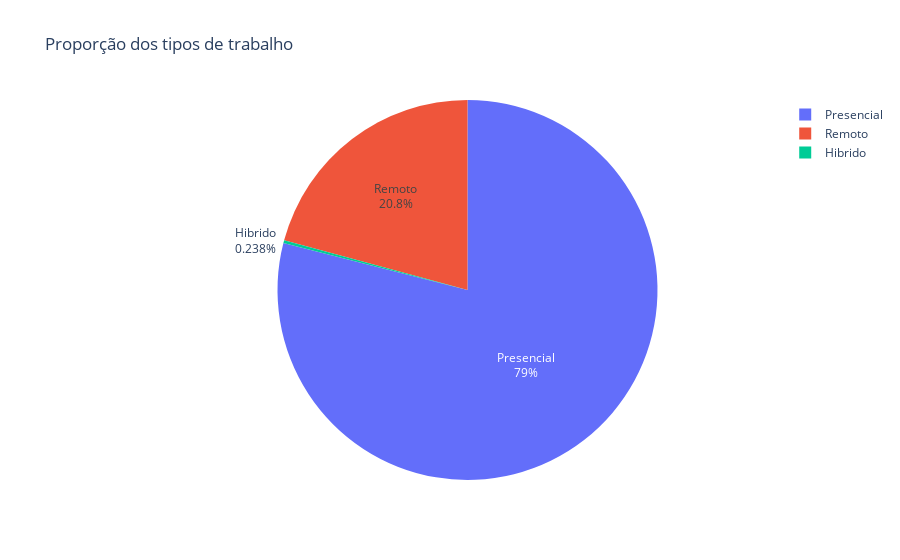

Write notebook code for a chart like this one.
### Markdown cell above
fig.update_traces(textinfo = 'percent + label' ); Tem como objetivo mostrar os rótulos e as porcentagens no gráfico

### Code cell
remoto_contagem = base_de_dados['remoto'].value_counts().reset_index()

remoto_contagem.columns = ['Tipo_Trabalho', 'Quantidade']

fig = px.pie(
    
    remoto_contagem,
        
    names = 'Tipo_Trabalho',
    
    values = 'Quantidade',
    
    title = 'Proporção dos tipos de trabalho'
)

fig.update_traces(textinfo = 'percent + label' )

fig.show()

### Figure 1 — Plotly figure (JSON) as saved in the notebook; plotly's stock layout.template omitted (floating-point values rounded to 4 significant figures)
{"data": [{"domain": {"x": [0, 1], "y": [0, 1]}, "hovertemplate": "Tipo_Trabalho=%{label}<br>Quantidade=%{value}<extra></extra>", "labels": ["Presencial", "Remoto", "Hibrido"], "legendgroup": "", "name": "", "showlegend": true, "textinfo": "percent+label", "type": "pie", "values": [105305, 27716, 318]}], "layout": {"legend": {"tracegroupgap": 0}, "title": {"text": "Proporção dos tipos de trabalho"}}}
